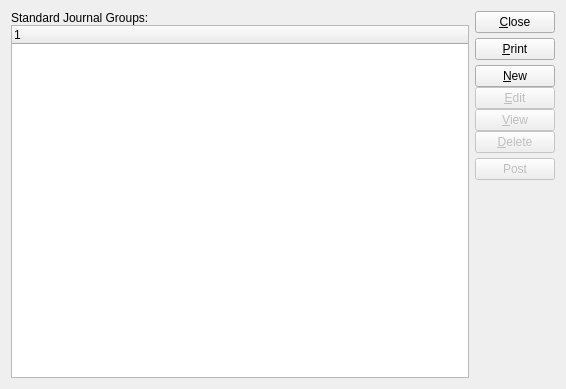
<ui version="4.0" >
 <author></author>
 <comment>This file is part of the xTuple ERP: PostBooks Edition, a free and
open source Enterprise Resource Planning software suite,
Copyright (c) 1999-2010 by OpenMFG LLC, d/b/a xTuple.
It is licensed to you under the Common Public Attribution License
version 1.0, the full text of which (including xTuple-specific Exhibits)
is available at www.xtuple.com/CPAL.  By using this software, you agree
to be bound by its terms.</comment>
 <exportmacro></exportmacro>
 <class>standardJournalGroups</class>
 <widget class="QWidget" name="standardJournalGroups" >
  <property name="geometry" >
   <rect>
    <x>0</x>
    <y>0</y>
    <width>566</width>
    <height>389</height>
   </rect>
  </property>
  <property name="windowTitle" >
   <string>List Standard Journal Groups</string>
  </property>
   <layout class="QHBoxLayout" >
    <item>
     <layout class="QVBoxLayout" >
      <property name="margin" >
       <number>0</number>
      </property>
      <property name="spacing" >
       <number>0</number>
      </property>
      <item>
       <widget class="QLabel" name="_standardJournalGroupsLit" >
        <property name="text" >
         <string>Standard Journal Groups:</string>
        </property>
       </widget>
      </item>
      <item>
       <widget class="XTreeWidget" name="_stdjrnlgrp" >
        <property name="sizePolicy" >
         <sizepolicy>
          <hsizetype>7</hsizetype>
          <vsizetype>7</vsizetype>
          <horstretch>0</horstretch>
          <verstretch>0</verstretch>
         </sizepolicy>
        </property>
       </widget>
      </item>
     </layout>
    </item>
    <item>
     <layout class="QVBoxLayout" >
      <property name="margin" >
       <number>0</number>
      </property>
      <property name="spacing" >
       <number>0</number>
      </property>
      <item>
       <layout class="QVBoxLayout" >
        <property name="margin" >
         <number>0</number>
        </property>
        <property name="spacing" >
         <number>5</number>
        </property>
        <item>
         <widget class="QPushButton" name="_close" >
          <property name="text" >
           <string>&amp;Close</string>
          </property>
         </widget>
        </item>
        <item>
         <widget class="QPushButton" name="_print" >
          <property name="text" >
           <string>&amp;Print</string>
          </property>
         </widget>
        </item>
        <item>
         <layout class="QVBoxLayout" >
          <property name="margin" >
           <number>0</number>
          </property>
          <property name="spacing" >
           <number>0</number>
          </property>
          <item>
           <widget class="QPushButton" name="_new" >
            <property name="text" >
             <string>&amp;New</string>
            </property>
           </widget>
          </item>
          <item>
           <widget class="QPushButton" name="_edit" >
            <property name="enabled" >
             <bool>false</bool>
            </property>
            <property name="text" >
             <string>&amp;Edit</string>
            </property>
           </widget>
          </item>
          <item>
           <widget class="QPushButton" name="_view" >
            <property name="enabled" >
             <bool>false</bool>
            </property>
            <property name="text" >
             <string>&amp;View</string>
            </property>
           </widget>
          </item>
          <item>
           <widget class="QPushButton" name="_delete" >
            <property name="enabled" >
             <bool>false</bool>
            </property>
            <property name="text" >
             <string>&amp;Delete</string>
            </property>
           </widget>
          </item>
         </layout>
        </item>
        <item>
         <widget class="QPushButton" name="_post" >
          <property name="enabled" >
           <bool>false</bool>
          </property>
          <property name="text" >
           <string>Post</string>
          </property>
         </widget>
        </item>
       </layout>
      </item>
      <item>
       <spacer>
        <property name="orientation" >
         <enum>Qt::Vertical</enum>
        </property>
        <property name="sizeType" >
         <enum>QSizePolicy::Expanding</enum>
        </property>
        <property name="sizeHint" >
         <size>
          <width>20</width>
          <height>159</height>
         </size>
        </property>
       </spacer>
      </item>
     </layout>
    </item>
   </layout>
 </widget>
 <layoutdefault spacing="6" margin="11" />
 <pixmapfunction>qPixmapFromMimeSource</pixmapfunction>
 <customwidgets>
  <customwidget>
   <class>XTreeWidget</class>
   <extends>QTreeWidget</extends>
   <header>xtreewidget.h</header>
   <container>0</container>
   <pixmap></pixmap>
  </customwidget>
 </customwidgets>
 <tabstops>
  <tabstop>_stdjrnlgrp</tabstop>
  <tabstop>_new</tabstop>
  <tabstop>_edit</tabstop>
  <tabstop>_view</tabstop>
  <tabstop>_delete</tabstop>
  <tabstop>_post</tabstop>
  <tabstop>_print</tabstop>
  <tabstop>_close</tabstop>
 </tabstops>
 <includes/>
 <resources/>
 <connections>
  <connection>
   <sender>_close</sender>
   <signal>clicked()</signal>
   <receiver>standardJournalGroups</receiver>
   <slot>close()</slot>
   <hints>
    <hint type="sourcelabel" >
     <x>20</x>
     <y>20</y>
    </hint>
    <hint type="destinationlabel" >
     <x>20</x>
     <y>20</y>
    </hint>
   </hints>
  </connection>
  <connection>
   <sender>_stdjrnlgrp</sender>
   <signal>valid(bool)</signal>
   <receiver>_view</receiver>
   <slot>setEnabled(bool)</slot>
   <hints>
    <hint type="sourcelabel" >
     <x>20</x>
     <y>20</y>
    </hint>
    <hint type="destinationlabel" >
     <x>20</x>
     <y>20</y>
    </hint>
   </hints>
  </connection>
 </connections>
</ui>
